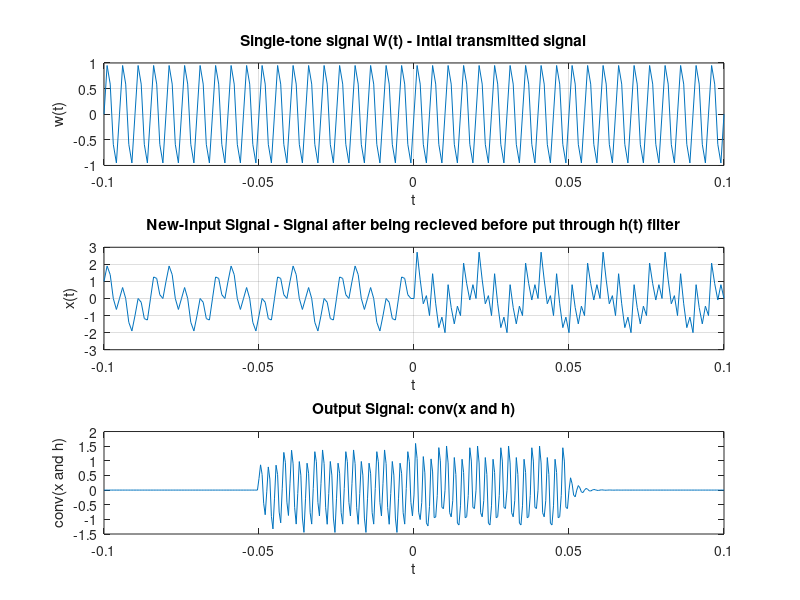

Here is the MATLAB script that generated this plot:
clear all;
close all;
clc;
format compact;

t = -0.1:0.001:0.1;
T = -0.1:0.0005:0.1;

w = sin(400*pi*t);
x = (cos(100*pi*t)+sin(400*pi*t)-cos(800*pi*t).*(t>=0));
h = 400*exp(-200*t).*cos(400*pi*t).*(t>=0);

dt = t(2) - t(1);

con = dt*conv(x,h);

subplot(311);
plot(t, w)
xlabel('t')
ylabel('w(t)')
grid on
title('Single-tone signal W(t) - Intial transmitted signal')

subplot(312);
plot(t,x)
xlabel('t')
ylabel('x(t)')
grid on
title('New-Input Signal - Signal after being recieved before put through h(t) filter')

subplot(313);
plot(T,con)
xlabel('t')
ylabel('conv(x and h)')
title('Output Signal: conv(x and h)')


%{

The effect of this filter appears to create only a reduced higher-frequency
signal.


Overall this code creates time arrays and an input signal.  Then sets 3
equations.  We use the conv function to obtain a filtered output signal
y(t) with time resolution dt.  Then we plot all of the signals on the same
plot page.

%}
